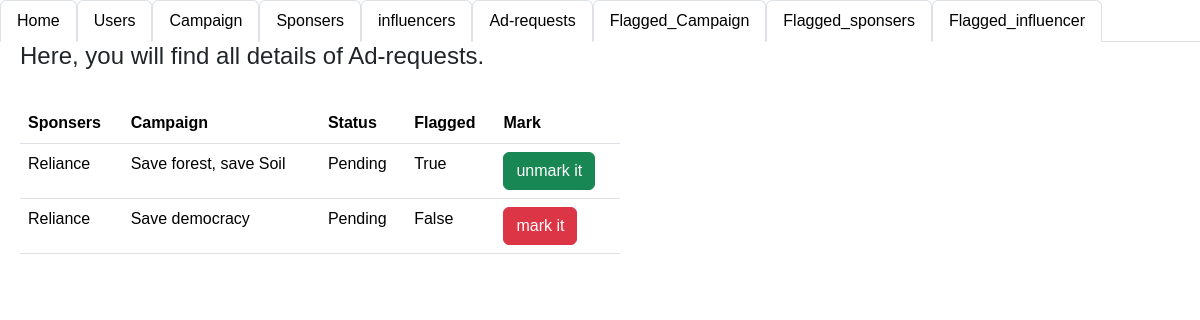
The app's page /admin_adreq, older data.
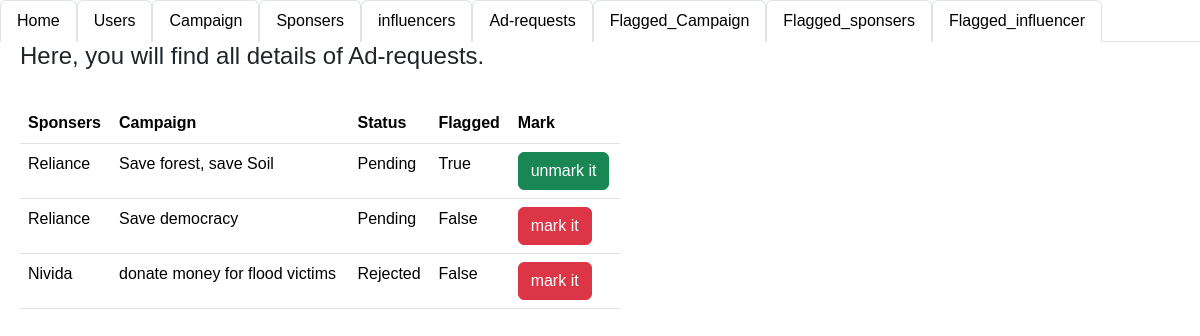
The same page, newer data.
### app.py (models this page shows)
class Sponsers(db.Model):
    __tablename__='sponsers'
    Sponsers_id=db.Column(db.Integer,primary_key=True,autoincrement=True)
    Company_name=db.Column(db.String)
    industry=db.Column(db.String)
    budget=db.Column(db.Integer)
    user_id=db.Column(db.Integer,db.ForeignKey(user.user_id))
    flagged_spons=db.Column(db.Boolean, default=False)

class campaigns(db.Model):
    __tablename__='campaign'
    campaigns_id=db.Column(db.Integer,primary_key=True,autoincrement=True)
    sponser_id=db.Column(db.String,db.ForeignKey(Sponsers.Sponsers_id))
    name=db.Column(db.String,nullable=False)
    description=db.Column(db.String)
    start_date=db.Column(db.String)
    end_date=db.Column(db.String)
    budget=db.Column(db.Integer)
    Visibility=db.Column(db.String)
    goals=db.Column(db.String)
    flagged_camp=db.Column(db.Boolean, default=False)

class Ad_request(db.Model):
    __tablename__="ad_req"
    adreq_id=db.Column(db.Integer,primary_key=True,autoincrement=True)
    campaigns_id=db.Column(db.Integer,db.ForeignKey(campaigns.campaigns_id))
    sponsers_id=db.Column(db.Integer,db.ForeignKey(Sponsers.Sponsers_id))
    messages=db.Column(db.String)
    requirements=db.Column(db.String)
    payment_amount=db.Column(db.String)
    status=db.Column(db.String)
    Influ_id=db.Column(db.Integer,db.ForeignKey(influencer.influencer_id))
    flagged_ad_reqd=db.Column(db.Boolean, default=False)

### app.py (the view)
@app.route("/admin_adreq",methods=["GET"])
def admin_adreq():
    addata=db.session.query(Ad_request).all()
    data=dict()
    count=1
    for i in addata:
        sponser=db.session.query(Sponsers).filter(Sponsers.Sponsers_id==i.sponsers_id).first()
        company=db.session.query(campaigns).filter(campaigns.campaigns_id==i.campaigns_id).first()
        data[count]=[i.adreq_id,sponser.Company_name,company.name,i.status,i.flagged_ad_reqd]
        count+=1
    print(data)
    return render_template("admin_adreq.html",addata=addata,data=data)

### templates/admin_adreq.html (shortened to what this page needs)
<!DOCTYPE html>
<html lang="en">
<head>
    <link href="static\style.css" rel="stylesheet">
    <link href="https://cdn.jsdelivr.net/npm/bootstrap@5.3.3/dist/css/bootstrap.min.css" rel="stylesheet">
</head>
<body>
  <ul class="nav nav-tabs">
    <li class="nav-item">
      <a class="nav-link active" aria-current="page" href="/login">Home</a>
    </li>
    <li class="nav-item">
      <a class="nav-link active" aria-current="page" href="/login_users">Users</a>
    </li>
    <li class="nav-item">
      <a class="nav-link active" aria-current="page" href="/login_camp" >Campaign</a>
    </li>
    <li class="nav-item">
      <a class="nav-link active" aria-current="page" href="/admin_spons" >Sponsers</a>
    </li>
    <li class="nav-item">
      <a class="nav-link active" aria-current="page" href="/admin_info" >influencers</a>
    </li>
    <li class="nav-item">
      <a class="nav-link active" aria-current="page" href="/admin_adreq" >Ad-requests</a>
  </li>
    <li class="nav-item">
      <a class="nav-link active" aria-current="page" href="" >Flagged_Campaign</a>
    </li>
    <li class="nav-item">
      <a class="nav-link active" aria-current="page" href="" >Flagged_sponsers</a>
    </li>
    <li class="nav-item">
      <a class="nav-link active" aria-current="page" href="" >Flagged_influencer</a>
    </li>
  </ul>
    <div class="seperate">
      <div style="width: 50%; margin-left: 20px;">
          <h4>Here, you will find all details of Ad-requests.</h4><br>
          <table class="table table-hover">
            <tr>
              <th>Sponsers</th>
              <th>Campaign</th>
              <th>Status</th>
              <th>Flagged</th>
              <th>Mark</th>
            </tr>
              {% for i in data %}
            <tr>
              <td>{{ data[i][1] }}</td>
              <td>{{data[i][2]}}</td>
              <td>{{data[i][3]}}</td>
              <td>{{data[i][4]}}</td>
              {% if data[i][4] == false %}
              <td><a class="btn btn-danger" href="/admin_ad_flag/{{data[i][0]}}">mark it</a></td>
              {% else %}
              <td><a class="btn btn-success" href="/admin_ad_flag_true/{{data[i][0]}}">unmark it</a></td>
              {% endif %}
            </tr>
              {% endfor %}
          </table>
      </div >
    </div>
</body>
</html>

Row changes from the older to the newer data that the page shows:
now on this page (row unchanged): Sponsers: Company_name "Nivida"
added campaigns: name "donate money for flood victims"
added Ad_request: status "Rejected"
Text that changed along with them:
new list line: "False mark it"
